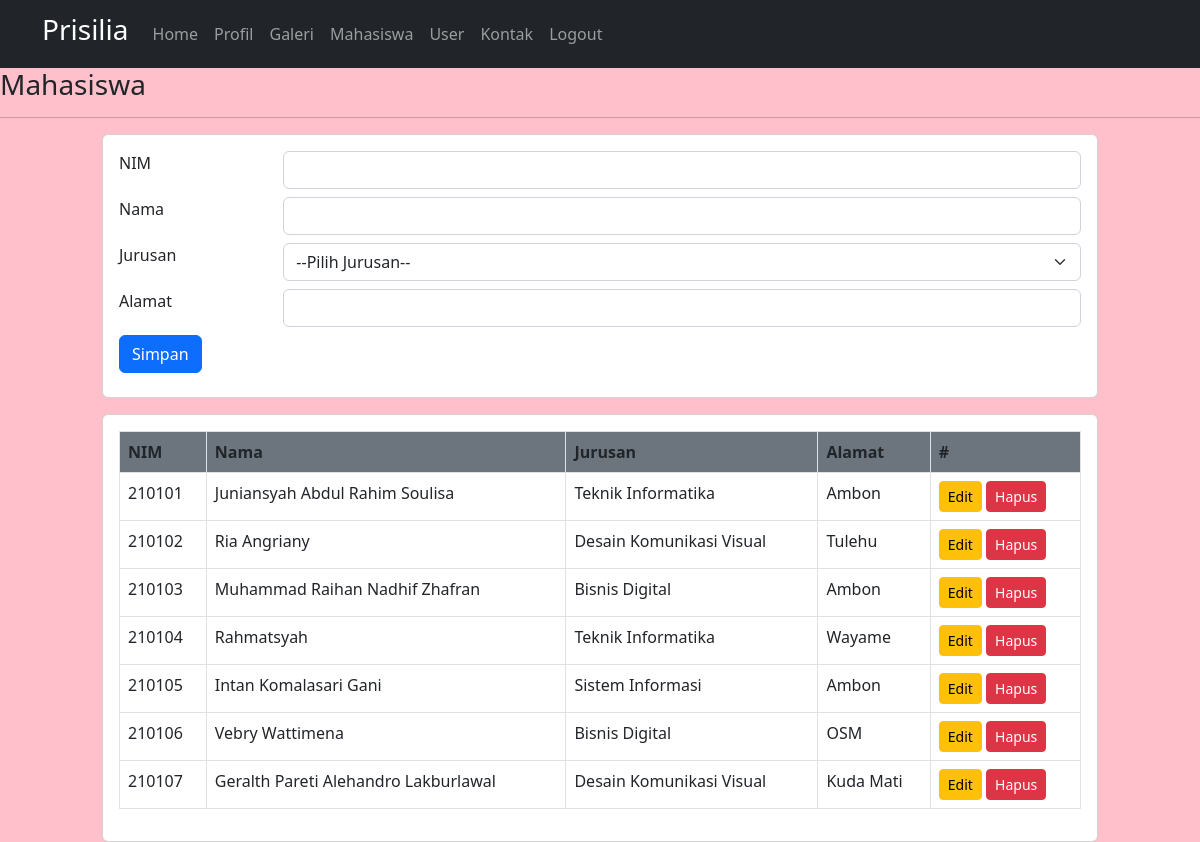
/sesion/index.php?page=mahasiswa (signed in), run on the app's committed database.
### tables this page shows
CREATE TABLE `mahasiswa` (
  `nim` varchar(25) NOT NULL,
  `nama` varchar(225) NOT NULL,
  `jurusan` varchar(100) NOT NULL,
  `alamat` varchar(225) NOT NULL
);

### sesion/content/mahasiswa.php (the view, shortened to what this page needs)
<h3>Mahasiswa</h3><hr>
<div class="row">
    <div class="col-10 mx-auto">
        <div class="card">
            <div class="card-body">
                <form action="index.php?page=mahasiswa_save" method="POST">
                    <div class="mb-2 row">
                        <div class="col-2">
                            <label for="nim" class="form-label">NIM</label>
                        </div>
                        <div class="col-10 mb-2">
                            <input type="text" name="nim" class="form-control">
                        </div>
                        <div class="col-2">
                            <label for="nama" class="form-label">Nama</label>
                        </div>
                        <div class="col-10 mb-2">
                            <input type="text" name="nama" class="form-control">
                        </div>
                        <div class="col-2">
                            <label for="jurusan" class="form-label">Jurusan</label>
                        </div>
                        <div class="col-10 mb-2">
                            <select name="jurusan" id="jurusan" class="form-select">
                                <option selected disabled>--Pilih Jurusan--</option>
                            </select>
                        </div>
                        <div class="col-2">
                            <label for="alamat" class="form-label">Alamat</label>
                        </div>
                        <div class="col-10 mb-2">
                            <input type="text" name="alamat" class="form-control">
                        </div>
                        <div class="col-6">
                            <button type="submit" class="btn btn-primary">Simpan</button>
                        </div>
                    </div>
                </form>
            </div>
        </div>
        <div class="card mt-3">
            <div class="card-body">
                <table class="table table-bordered">
                    <thead class="bg-secondary">
                        <tr>
                            <th>NIM</th>
                            <th>Nama</th>
                            <th>Jurusan</th>
                            <th>Alamat</th>
                            <th>#</th>
                        </tr>
                    </thead>
                    <tbody>
                        <?php
                            $sql = $con->query("SELECT * FROM mahasiswa");
                            while ($row = $sql->fetch()) {
                                echo "<tr>
                                <td>$row[nim]</td>
                                <td>$row[nama]</td>
                                <td>$row[jurusan]</td>
                                <td>$row[alamat]</td>
                                <td>
                                    <a href='index.php?page=mahasiswa_edit&nim=$row[nim]'
                                    class='btn btn-warning btn-sm'>Edit</a>
                                    <a href='index.php?page=mahasiswa_delete&nim=$row[nim]'
                                    onclick=\"return confirm('Hapu Data?')\"class='btn btn-danger btn-sm'>Hapus</a>
                                </td>
                            </tr>";
                            }
                        ?>
                    </tbody>
                </table>
            </div>
        </div>
    </div>
</div>

### sesion/index.php (style rules this page uses)
body { background-color: pink; }

### data on the page
mahasiswa: nim "210101", nama "Juniansyah Abdul Rahim Soulisa", jurusan "Teknik Informatika", alamat "Ambon"
mahasiswa: nim "210102", nama "Ria Angriany", jurusan "Desain Komunikasi Visual", alamat "Tulehu"
mahasiswa: nim "210103", nama "Muhammad Raihan Nadhif Zhafran", jurusan "Bisnis Digital", alamat "Ambon"
mahasiswa: nim "210104", nama "Rahmatsyah", jurusan "Teknik Informatika", alamat "Wayame"
mahasiswa: nim "210105", nama "Intan Komalasari Gani", jurusan "Sistem Informasi", alamat "Ambon"
mahasiswa: nim "210106", nama "Vebry Wattimena", jurusan "Bisnis Digital", alamat "OSM"
mahasiswa: nim "210107", nama "Geralth Pareti Alehandro Lakburlawal", jurusan "Desain Komunikasi Visual", alamat "Kuda Mati"
